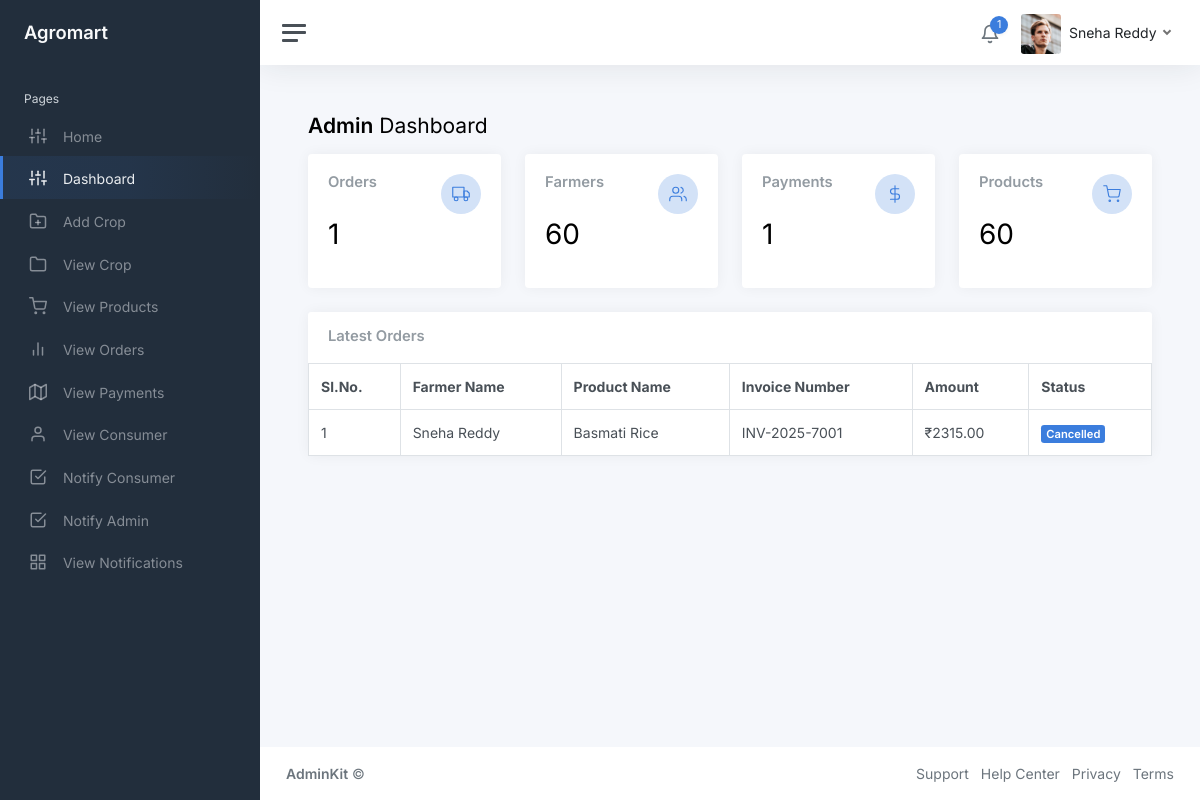
/farmer/index.php (signed in), run on the app's committed database.
### tables this page shows
CREATE TABLE IF NOT EXISTS `orders` (
  `order_id` int NOT NULL AUTO_INCREMENT,
  `farmer_id` int NOT NULL,
  `product_id` int NOT NULL,
  `invoice_number` varchar(30) NOT NULL,
  `amount` int NOT NULL,
  `status` varchar(30) NOT NULL,
  `datetime` timestamp NOT NULL DEFAULT CURRENT_TIMESTAMP,
  PRIMARY KEY (`order_id`)
);

CREATE TABLE IF NOT EXISTS `farmers` (
  `farmer_id` int NOT NULL AUTO_INCREMENT,
  `farmer_name` varchar(30) NOT NULL,
  `farmer_email` varchar(30) NOT NULL,
  `farmer_contact_number` varchar(12) NOT NULL,
  `farmer_address` text NOT NULL,
  `farmer_username` varchar(30) NOT NULL,
  `farmer_password` varchar(30) NOT NULL,
  PRIMARY KEY (`farmer_id`)
);

CREATE TABLE IF NOT EXISTS `products` (
  `product_id` int NOT NULL AUTO_INCREMENT,
  `product_name` varchar(30) NOT NULL,
  `product_description` text NOT NULL,
  `product_amount` int NOT NULL,
  `consumer_id` int NOT NULL,
  `image_location` text NOT NULL,
  PRIMARY KEY (`product_id`)
);

### farmer/index.php (the view, shortened to what this page needs)
<?php
include './includes/connection.php';
?>
<!DOCTYPE html>
<html lang="en">
<head>
	<link href="css/app.css" rel="stylesheet">
</head>
<body>
	<div class="wrapper">
		<?php include('./includes/sidebar.php'); ?>
		<div class="main">
			<?php include('./includes/navbar.php'); ?>
			<main class="content">
				<div class="container-fluid p-0">
					<h1 class="h3 mb-3"><strong>Admin</strong> Dashboard</h1>
					<div class="row">
						<div class="col-12 d-flex">
							<div class="w-100">
								<div class="row">
									<div class="col-3">
										<div class="card">
											<div class="card-body">
												<div class="row">
													<div class="col mt-0">
														<h5 class="card-title">Orders</h5>
													</div>
													<div class="col-auto">
														<div class="stat text-primary">
															<i class="align-middle" data-feather="truck"></i>
														</div>
													</div>
												</div>
												<h1 class="mt-1 mb-3">
												<?php
													$ID = $_SESSION['farmer_id'];
													echo mysqli_num_rows(mysqli_query($con,"SELECT * from orders where farmer_id=$ID"));
												?>
												</h1>
											</div>
										</div>
									</div>
									<div class="col-3">
										<div class="card">
											<div class="card-body">
												<div class="row">
													<div class="col mt-0">
														<h5 class="card-title">Farmers</h5>
													</div>
													<div class="col-auto">
														<div class="stat text-primary">
															<i class="align-middle" data-feather="users"></i>
														</div>
													</div>
												</div>
												<h1 class="mt-1 mb-3">
												<?php
													echo mysqli_num_rows(mysqli_query($con,"SELECT * from farmers"));
												?>
												</h1>
											</div>
										</div>
									</div>
									<div class="col-3">
										<div class="card">
											<div class="card-body">
												<div class="row">
													<div class="col mt-0">
														<h5 class="card-title">Payments</h5>
													</div>
													<div class="col-auto">
														<div class="stat text-primary">
															<i class="align-middle" data-feather="dollar-sign"></i>
														</div>
													</div>
												</div>
												<h1 class="mt-1 mb-3">
													<?php
														echo mysqli_num_rows(mysqli_query($con,"SELECT O.* FROM payments P left join orders O on O.invoice_number=P.invoice_number where farmer_id=$ID"));
													?>
												</h1>
											</div>
										</div>
									</div>
									<div class="col-3">
										<div class="card">
											<div class="card-body">
												<div class="row">
													<div class="col mt-0">
														<h5 class="card-title">Products</h5>
													</div>
													<div class="col-auto">
														<div class="stat text-primary">
															<i class="align-middle" data-feather="shopping-cart"></i>
														</div>
													</div>
												</div>
												<h1 class="mt-1 mb-3">
													<?php
														echo mysqli_num_rows(mysqli_query($con,"SELECT * from products"));
													?>
												</h1>
											</div>
										</div>
									</div>
								</div>
							</div>
						</div>
					</div>
					<div class="row">
						<div class="col-12 d-flex">
							<div class="card flex-fill">
								<div class="card-header">
									<h5 class="card-title mb-0">Latest Orders</h5>
								</div>
								<table class="table table-bordered my-0">
									<thead>
										<tr>
											<th>Sl.No.</th>
											<th class="d-none d-xl-table-cell">Farmer Name</th>
											<th class="d-none d-xl-table-cell">Product Name</th>
											<th class="d-none d-xl-table-cell">Invoice Number</th>
											<th class="d-none d-xl-table-cell">Amount</th>
											<th>Status</th>
										</tr>
									</thead>
									<tbody>
										<?php
											$query=mysqli_query($con,"SELECT f.farmer_name, f.farmer_id, p.product_name, o.invoice_number, o.amount, o.status from orders O
											left join farmers F on O.farmer_id=F.farmer_id
											left join products P on P.product_id=O.product_id WHERE f.farmer_id=$ID
											limit 10 ") or die(mysqli_error($con));
											if(mysqli_num_rows($query)){
												$i=1;
												while($row=mysqli_fetch_array($query)){
										?>
										<tr>
											<td><?php echo $i; ?></td>
											<td class="d-none d-xl-table-cell"><?php echo $row['farmer_name']; ?></td>
											<td class="d-none d-xl-table-cell"><?php echo $row['product_name']; ?></td>
											<td class="d-none d-xl-table-cell"><?php echo $row['invoice_number']; ?></td>
											<td class="d-none d-md-table-cell">&#8377;<?php echo $row['amount']; ?>.00</td>
											<td><span class="badge bg-primary"><?php echo $row['status']; ?></span></td>
										</tr>
										<?php
												$i++;
												}
											}
										?>
									</tbody>
								</table>
							</div>
						</div>
					</div>
				</div>
			</main>
			<?php include('./includes/footer.php'); ?>
		</div>
	</div>
</body>
</html>

### data on the page
orders: farmer.farmer_name "Sneha Reddy", product.product_name "Basmati Rice", invoice_number "INV-2025-7001", amount "2315", status "Cancelled"

### other printed values
$Count "1"
$Name "Sneha Reddy"
mysqli_num_rows(mysqli_query($con,"SELECT * from farmers")) "60"
mysqli_num_rows(mysqli_query($con,"SELECT * from products")) "60"
